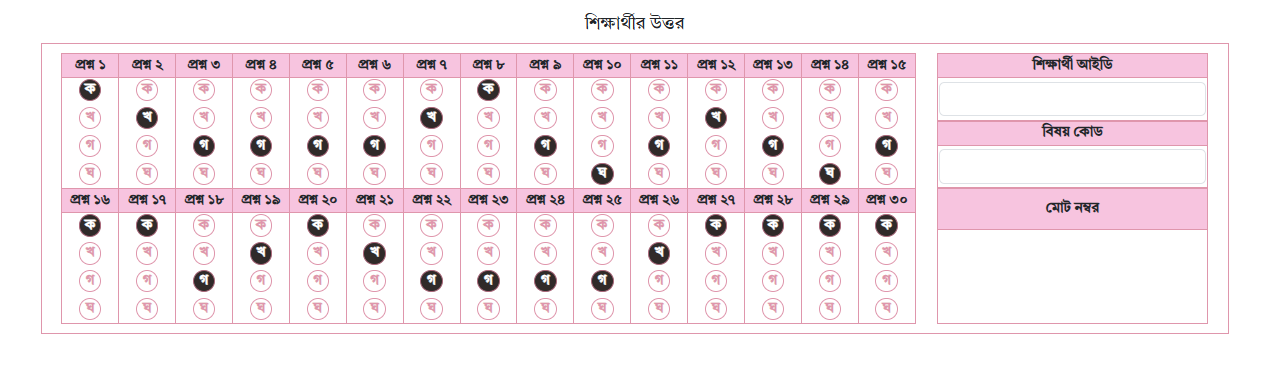
#> input picture omr2.png, 1264 x 369 px, found by its file name
$ python main-v-1.py
#> lines starting #> are read from the running program, lines starting #| are printed output that depends on the picture; after the words box and inside, x2 and y2 are one past the last pixel; in counts of white or black regions, pixels touching at a corner belong together
#> further down, original_image is the input picture: shape (369, 1264, 3); mean B, G, R 239.3, 234.8, 245.2
import cv2
import numpy as np


def find_biggest_rectangle_robust(image_or_roi, min_contour_area=1000):
    """
    Finds the biggest rectangular contour in a given image or Region of Interest (ROI)
    with improved robustness for slightly broken lines using morphological operations.

    Args:
        image_or_roi (np.array): The input image (BGR) or ROI from which to find the rectangle.
        min_contour_area (int): Minimum area for a contour to be considered.

    Returns:
        tuple: A tuple containing (cropped_rectangle_image, (x, y, w, h)) if found,
               otherwise (None, None).
    """
#> called with min_contour_area = 5000
    if image_or_roi is None:
        print("Input image or ROI is None.")
        return None, None

    gray = cv2.cvtColor(image_or_roi, cv2.COLOR_BGR2GRAY)

    # Use adaptive thresholding for better results with varying lighting
    thresh = cv2.adaptiveThreshold(gray, 255, cv2.ADAPTIVE_THRESH_GAUSSIAN_C,
                                   cv2.THRESH_BINARY_INV, 25, 10)
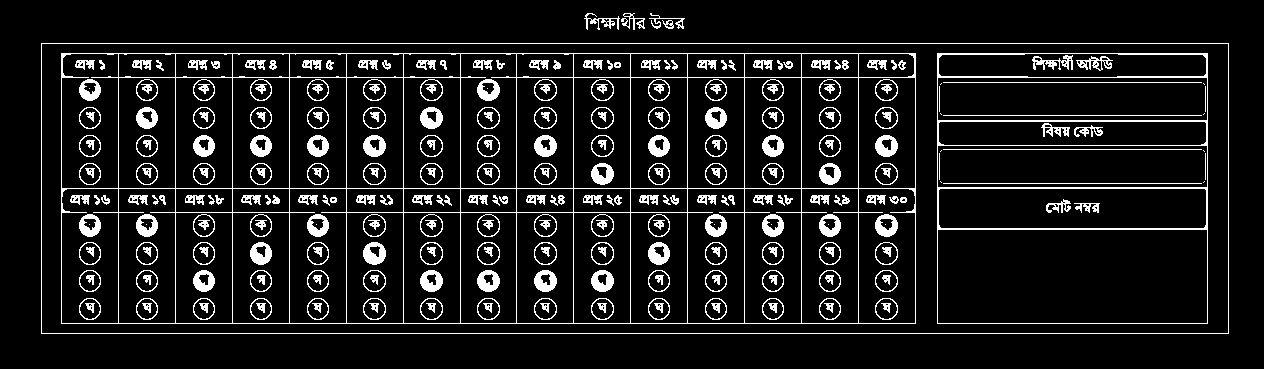
#> thresh: shape (369, 1264); 10% white in thin lines or dots, all inside (x1, y1, x2, y2) = (41, 13, 1229, 334)

    # Morphological Closing to connect small gaps in lines
    # Kernel size (e.g., 7x7) should be slightly larger than expected line breaks.
    kernel = np.ones((7, 7), np.uint8)
    closed_thresh = cv2.morphologyEx(thresh, cv2.MORPH_CLOSE, kernel)
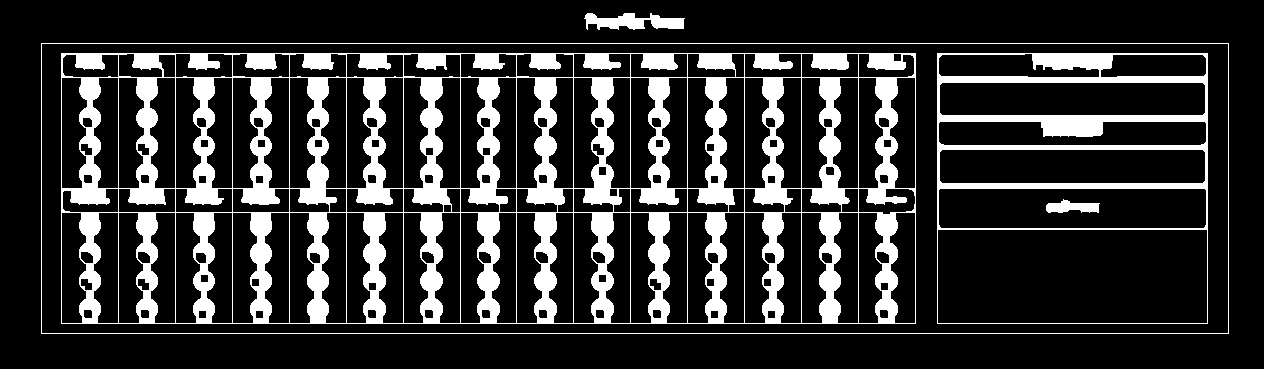
#> closed_thresh: shape (369, 1264); 19.2% white; 5 white regions

    # Debug: Show the image after closing
    # cv2.imshow("Debug: Closed Thresh for Biggest Rect", closed_thresh)
    # cv2.waitKey(0)
    # cv2.destroyAllWindows()

    contours, _ = cv2.findContours(closed_thresh, cv2.RETR_EXTERNAL, cv2.CHAIN_APPROX_SIMPLE)
#> contours = 2 contours; box (x1, y1, x2, y2) and area: (41, 43, 1229, 334) 344230, (584, 13, 685, 30) 934

    biggest_rect_coords = None
    max_area = 0

    for contour in contours:
        perimeter = cv2.arcLength(contour, True)
        approx = cv2.approxPolyDP(contour, 0.03 * perimeter, True)

        if len(approx) == 4 and cv2.contourArea(approx) > min_contour_area:
            x, y, w, h = cv2.boundingRect(approx)
            current_area = w * h

            if w > 0 and h > 0:
                aspect_ratio = float(w) / h
                if 0.2 < aspect_ratio < 5.0:  # Filter out extremely wide or tall thin rectangles
                    if current_area > max_area:
                        max_area = current_area
                        biggest_rect_coords = (x, y, w, h)
#> this loop made 2 passes
#> (perimeter, approx, x, y, w, h, current_area, aspect_ratio) on pass 1: (2954, [[41, 43], [41, 333], [1228, 333], [1228, 43]], 41, 43, 1188, 291, 345708, 4.08)
#> after the loop, max_area = 345708

    if biggest_rect_coords:
        x, y, w, h = biggest_rect_coords
        cropped_rectangle = image_or_roi[y: y + h, x: x + w]
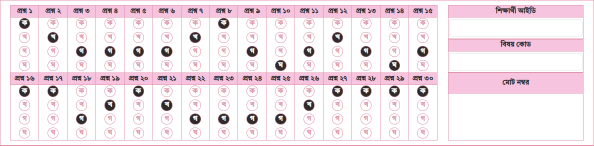
#> cropped_rectangle: shape (291, 1188, 3) (shown at 1/2 size); mean B, G, R 234.2, 228.1, 242
        print(f"Found rectangle at: x={x}, y={y}, width={w}, height={h} (Area: {max_area})")
#| Found rectangle at: x=41, y=43, width=1188, height=291 (Area: 345708)
        return cropped_rectangle, biggest_rect_coords
    else:
        print(f"No significant rectangle found with min_area={min_contour_area}.")
        return None, None


def get_answer_grid_excluding_header(table_image):
    """
    Extracts the answer grid from a table image by identifying horizontal lines
    and cropping below the first distinct header line.

    Args:
        table_image (np.array): The cropped image of the entire table.

    Returns:
        np.array: The cropped image containing only the answer grid, or None.
    """
    if table_image is None:
        print("Input table image is None for header exclusion.")
        return None

    gray = cv2.cvtColor(table_image, cv2.COLOR_BGR2GRAY)
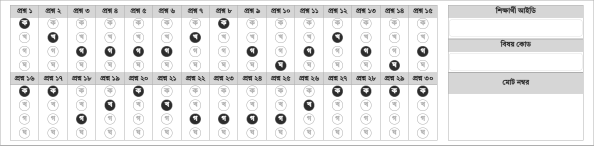
#> gray: shape (291, 1188) (shown at 1/2 size); min 36, max 255, mean 232.9

    # Apply adaptive thresholding to get a binary image where lines are clear
    binary_for_lines = cv2.adaptiveThreshold(gray, 255, cv2.ADAPTIVE_THRESH_GAUSSIAN_C,
                                             cv2.THRESH_BINARY_INV, 25, 10)
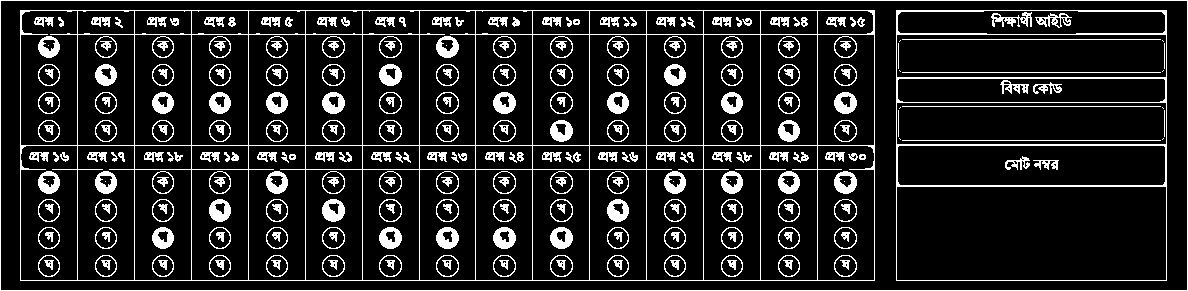
#> binary_for_lines: shape (291, 1188); 13.4% white in thin lines or dots

    # Debug: Show the binary image for line detection
    # cv2.imshow("Debug: Binary for Line Detection (Header Excl)", binary_for_lines)
    # cv2.waitKey(0)
    # cv2.destroyAllWindows()

    # Detect horizontal lines using a morphological kernel
    # Kernel length should be significant to capture table lines.
    horizontal_kernel_len = max(20, table_image.shape[1] // 10)
    horizontal_kernel = cv2.getStructuringElement(cv2.MORPH_RECT, (horizontal_kernel_len, 1))

    detected_horizontal_lines = cv2.morphologyEx(binary_for_lines, cv2.MORPH_OPEN, horizontal_kernel, iterations=2)
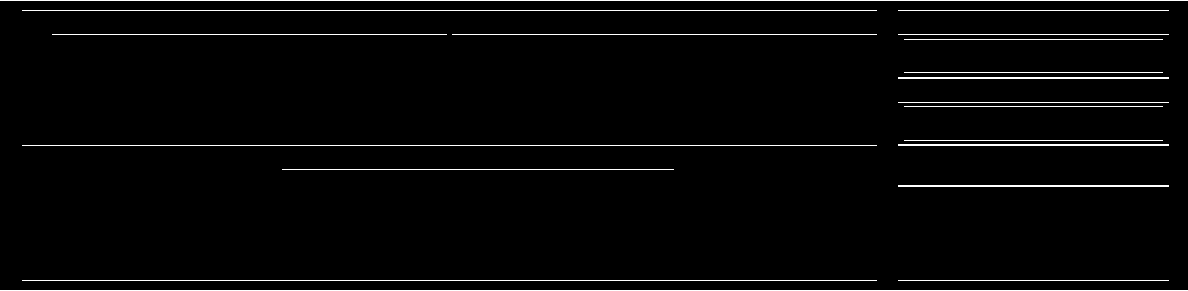
#> detected_horizontal_lines: shape (291, 1188); 2.9% white in thin lines or dots

    # Debug: Show detected horizontal lines
    # cv2.imshow("Debug: Detected Horizontal Lines (Header Excl)", detected_horizontal_lines)
    # cv2.waitKey(0)
    # cv2.destroyAllWindows()

    # Use HoughLinesP to find precise Y-coordinates of horizontal lines
    # minLineLength: Minimum length of a line segment.
    # maxLineGap: Maximum allowed gap between points to link them.
    lines = cv2.HoughLinesP(detected_horizontal_lines, 1, np.pi / 180, 50, minLineLength=50, maxLineGap=5)
#> lines = 24 rows, first 6: [22, 10, 876, 10], [0, 0, 1187, 0], [22, 280, 876, 280], [52, 34, 876, 34], [0, 290, 1187, 290], [22, 145, 876, 145]

    horizontal_lines_y = []
    if lines is not None:
        for line in lines:
            x1, y1, x2, y2 = line[0]
            if abs(y2 - y1) < 5:  # Ensure it's mostly horizontal
                horizontal_lines_y.append(y1)
#> this loop made 24 passes
#> after the loop, horizontal_lines_y = [10, 0, 280, 34, 290, 145, 169, 77, 72, 78, 144, 140, 106, 102, 185, 186, 39, 34, 280, 34, 10, 280, 10, 34]

    # Clean and sort line coordinates (remove very close duplicates)
    def clean_and_sort_lines(coords, tolerance=10):  # Tolerance for grouping close lines
#> called with tolerance = 15
        if not coords: return []
        coords.sort()
        cleaned = [coords[0]]
#> cleaned = [0]
        for c in coords[1:]:
            if c - cleaned[-1] > tolerance:
                cleaned.append(c)
#> this loop made 23 passes
#> c on passes 1 to 8: 10, 10, 10, 34, 34, 34, 34, 39
#> after the loop, cleaned = [0, 34, 72, 102, 140, 169, 185, 280]
        return cleaned

    cleaned_horizontal_lines_y = clean_and_sort_lines(horizontal_lines_y,
                                                      tolerance=15)  # Increased tolerance for distinct rows
#> cleaned_horizontal_lines_y = [0, 34, 72, 102, 140, 169, 185, 280]

    # [7 lines of commented-out code are left out]

    if len(cleaned_horizontal_lines_y) < 2:
        print("Not enough distinct horizontal lines detected to separate header from grid.")
        return None

    # The top-most line is usually the very top of the table.
    # The second line is typically the bottom edge of the header row.
    # So, we want to crop starting from the y-coordinate of the second horizontal line.
    crop_top_y = cleaned_horizontal_lines_y[1]  # This cuts off the header row
#> crop_top_y = 34

    # The bottom of the grid is the last horizontal line found.
    crop_bottom_y = cleaned_horizontal_lines_y[-1]
#> crop_bottom_y = 280

    # Use the full width of the table_image for x-coordinates
    crop_left_x = 0
    crop_right_x = table_image.shape[1]

    # Ensure crop coordinates are within image bounds
    crop_top_y = max(0, crop_top_y)
    crop_bottom_y = min(table_image.shape[0], crop_bottom_y)

    if crop_bottom_y <= crop_top_y:  # Check for valid crop
        print("Invalid crop dimensions calculated.")
        return None

    cropped_answer_grid = table_image[crop_top_y: crop_bottom_y, crop_left_x: crop_right_x]
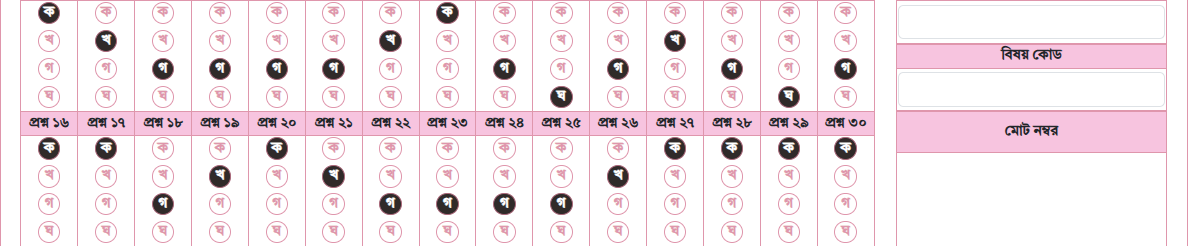
#> cropped_answer_grid: shape (246, 1188, 3); mean B, G, R 236.4, 231.7, 243

    return cropped_answer_grid


# --- Main execution ---
if __name__ == "__main__":
    image_file = 'omr2.png'

    # --- Step 1: Find the biggest rectangle (the entire main table) ---
    print("--- Step 1: Finding the Main Table ---")
    original_image = cv2.imread(image_file)
    if original_image is None:
        print(f"Error: Could not load image from {image_file}")
    else:
        # Use a large min_contour_area to get the overall document/table
        main_table_image, _ = find_biggest_rectangle_robust(original_image, min_contour_area=5000)

        if main_table_image is not None:
            cv2.imshow("Step 1: Main Table Extracted", main_table_image)
            cv2.waitKey(0)
            cv2.destroyAllWindows()

            # --- Step 2: Extract the answer grid, excluding the header row ---
            print("\n--- Step 2: Extracting Answer Grid (excluding header) ---")
            answer_grid_only = get_answer_grid_excluding_header(main_table_image)

            if answer_grid_only is not None:
                cv2.imshow("Step 2: Answer Grid Only", answer_grid_only)
                cv2.waitKey(0)
                cv2.destroyAllWindows()
                # Optional: Save the final result
                # cv2.imwrite("final_answer_grid_no_header.png", answer_grid_only)
                # print("Final answer grid saved as 'final_answer_grid_no_header.png'")
            else:
                print("Failed to extract the answer grid by excluding the header.")
        else:
            print("Main table not found, cannot proceed to extract answer grid.")

$ run again, with omr3.png copied over omr2.png
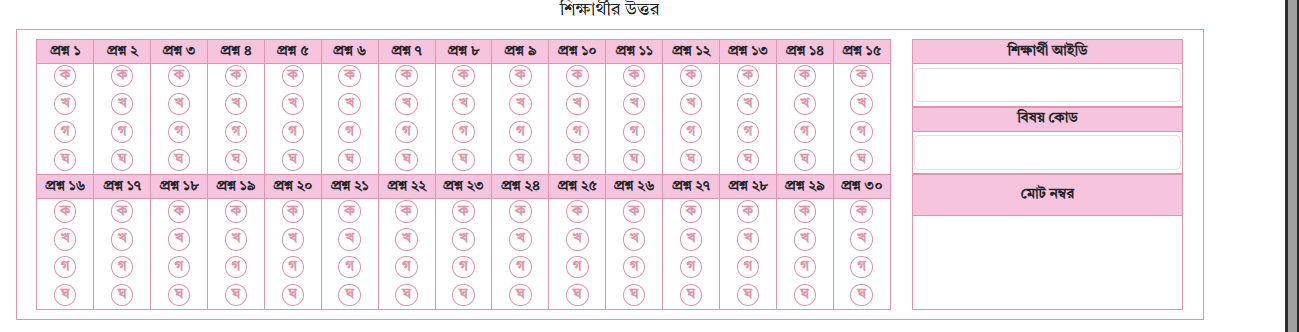
#> input picture omr3.png, 1299 x 332 px, found by its file name
#> original_image is the input picture: shape (332, 1299, 3); mean B, G, R 240.5, 235.5, 246.8
#> in find_biggest_rectangle_robust, `thresh = cv2.adaptiveThreshold(gray, 255, cv2.ADAPTIVE_THRESH_GAUSSIAN..`:
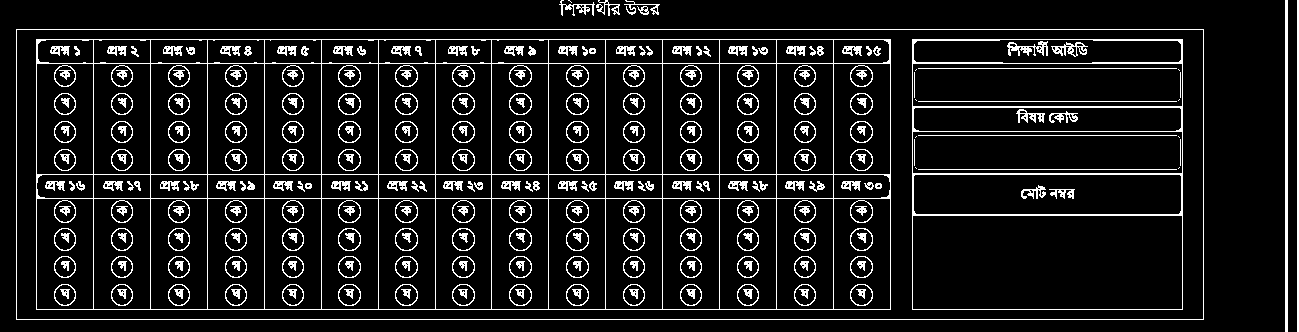
#> thresh: shape (332, 1299); 10.1% white in thin lines or dots
#> closed_thresh: shape (332, 1299); 21.2% white; 7 white regions
#> contours = 4 contours; box (x1, y1, x2, y2) and area: (16, 29, 1204, 320) 344230, (559, 0, 660, 16) 932, (1285, 0, 1288, 332) 662, (1297, 0, 1299, 332) 331
#> the loop in find_biggest_rectangle_robust, `for contour in contours:` made 4 passes
#> (perimeter, approx, x, y, w, h, current_area, aspect_ratio) on pass 1: (2954, [[16, 29], [16, 319], [1203, 319], [1203, 29]], 16, 29, 1188, 291, 345708, 4.08)
#> after the loop in find_biggest_rectangle_robust, `for contour in contours:`: max_area = 345708
#| Found rectangle at: x=16, y=29, width=1188, height=291 (Area: 345708)
#> binary_for_lines: shape (291, 1188); 11.9% white in thin lines or dots
#> detected_horizontal_lines: shape (291, 1188); 3% white in thin lines or dots
#> lines = 25 rows, first 6: [22, 145, 876, 145], [22, 10, 876, 10], [0, 290, 1187, 290], [22, 280, 876, 280], [898, 34, 1168, 34], [0, 0, 1187, 0]
#> the loop in get_answer_grid_excluding_header, `for line in lines:` made 25 passes
#> after the loop in get_answer_grid_excluding_header, `for line in lines:`: horizontal_lines_y = 25 values, max 290 at index 2, min 0 at index 5, mean 124.2
#> in clean_and_sort_lines, `cleaned = [coords[0]]`: cleaned = [0]
#> the loop in clean_and_sort_lines, `for c in coords[1:]:` made 24 passes
#> c on passes 1 to 8: 10, 10, 10, 10, 34, 34, 39, 72
#> after the loop in clean_and_sort_lines, `for c in coords[1:]:`: cleaned = [0, 34, 72, 102, 140, 169, 185, 280]
#> crop_top_y = 34
#> crop_bottom_y = 280
#> in get_answer_grid_excluding_header, `cropped_answer_grid = table_image[crop_top_y: crop_bottom_y, crop_left..`:
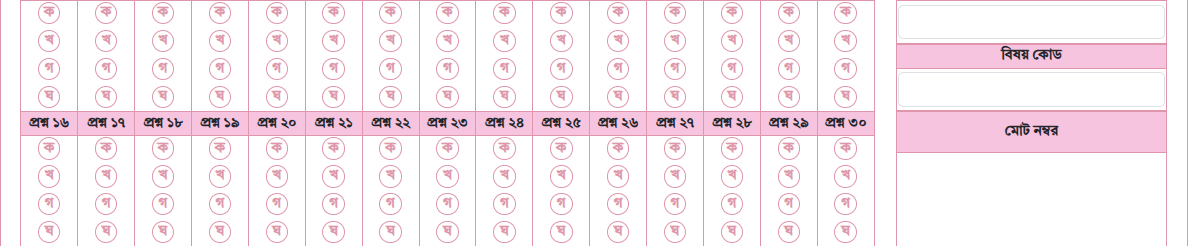
#> cropped_answer_grid: shape (246, 1188, 3); mean B, G, R 242.1, 237.2, 248.8

$ run again, with omr4.png copied over omr2.png
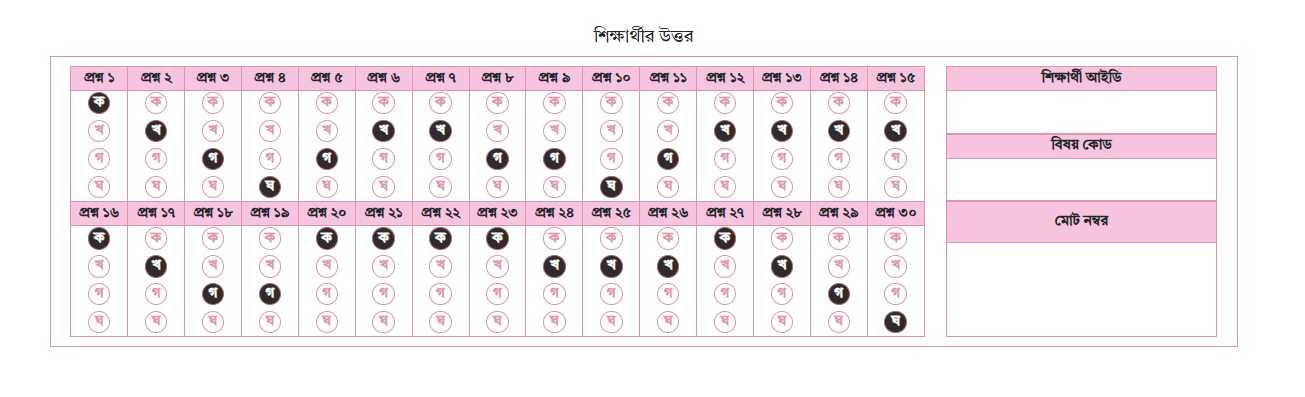
#> input picture omr4.png, 1305 x 397 px, found by its file name
#> original_image is the input picture: shape (397, 1305, 3); mean B, G, R 240.9, 236.9, 246.2
#> in find_biggest_rectangle_robust, `thresh = cv2.adaptiveThreshold(gray, 255, cv2.ADAPTIVE_THRESH_GAUSSIAN..`:
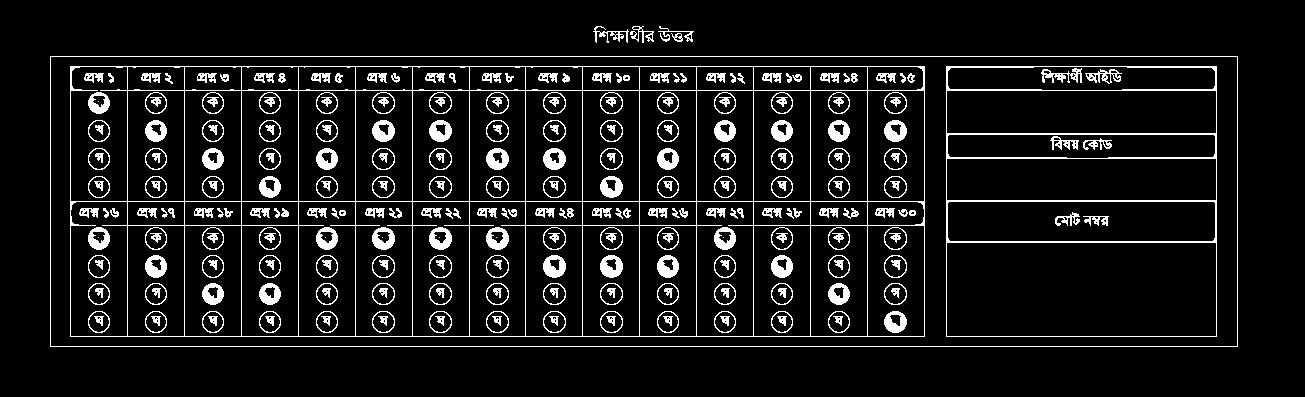
#> thresh: shape (397, 1305); 8.9% white in thin lines or dots, all inside (x1, y1, x2, y2) = (50, 26, 1238, 347)
#> closed_thresh: shape (397, 1305); 16.4% white; 5 white regions
#> contours = 2 contours; box (x1, y1, x2, y2) and area: (50, 56, 1238, 347) 344230, (593, 26, 694, 43) 934
#> the loop in find_biggest_rectangle_robust, `for contour in contours:` made 2 passes
#> (perimeter, approx, x, y, w, h, current_area, aspect_ratio) on pass 1: (2954, [[50, 56], [50, 346], [1237, 346], [1237, 56]], 50, 56, 1188, 291, 345708, 4.08)
#> after the loop in find_biggest_rectangle_robust, `for contour in contours:`: max_area = 345708
#| Found rectangle at: x=50, y=56, width=1188, height=291 (Area: 345708)
#> binary_for_lines: shape (291, 1188); 13.1% white in thin lines or dots
#> detected_horizontal_lines: shape (291, 1188); 2.5% white in thin lines or dots
#> lines = 19 rows, first 6: [0, 290, 1187, 290], [898, 34, 1168, 34], [22, 280, 876, 280], [22, 10, 876, 10], [22, 145, 876, 145], [0, 0, 1187, 0]
#> the loop in get_answer_grid_excluding_header, `for line in lines:` made 19 passes
#> after the loop in get_answer_grid_excluding_header, `for line in lines:`: horizontal_lines_y = [290, 34, 280, 10, 145, 0, 144, 78, 186, 185, 102, 77, 34, 280, 10, 10, 280, 10, 145]
#> in clean_and_sort_lines, `cleaned = [coords[0]]`: cleaned = [0]
#> the loop in clean_and_sort_lines, `for c in coords[1:]:` made 18 passes
#> c on passes 1 to 8: 10, 10, 10, 10, 34, 34, 77, 78
#> after the loop in clean_and_sort_lines, `for c in coords[1:]:`: cleaned = [0, 34, 77, 102, 144, 185, 280]
#> crop_top_y = 34
#> crop_bottom_y = 280
#> in get_answer_grid_excluding_header, `cropped_answer_grid = table_image[crop_top_y: crop_bottom_y, crop_left..`:
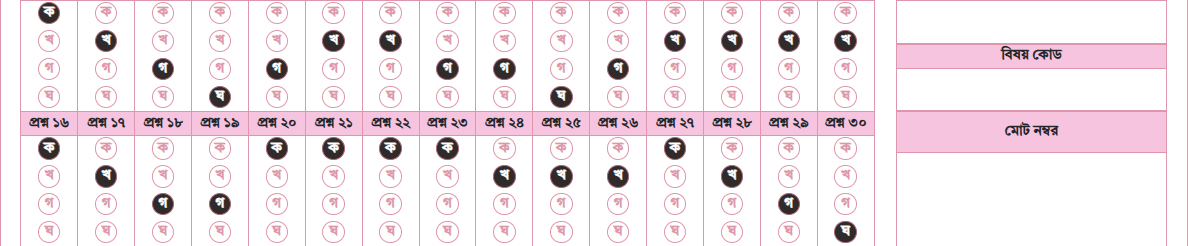
#> cropped_answer_grid: shape (246, 1188, 3); mean B, G, R 236.4, 231.8, 243.1
